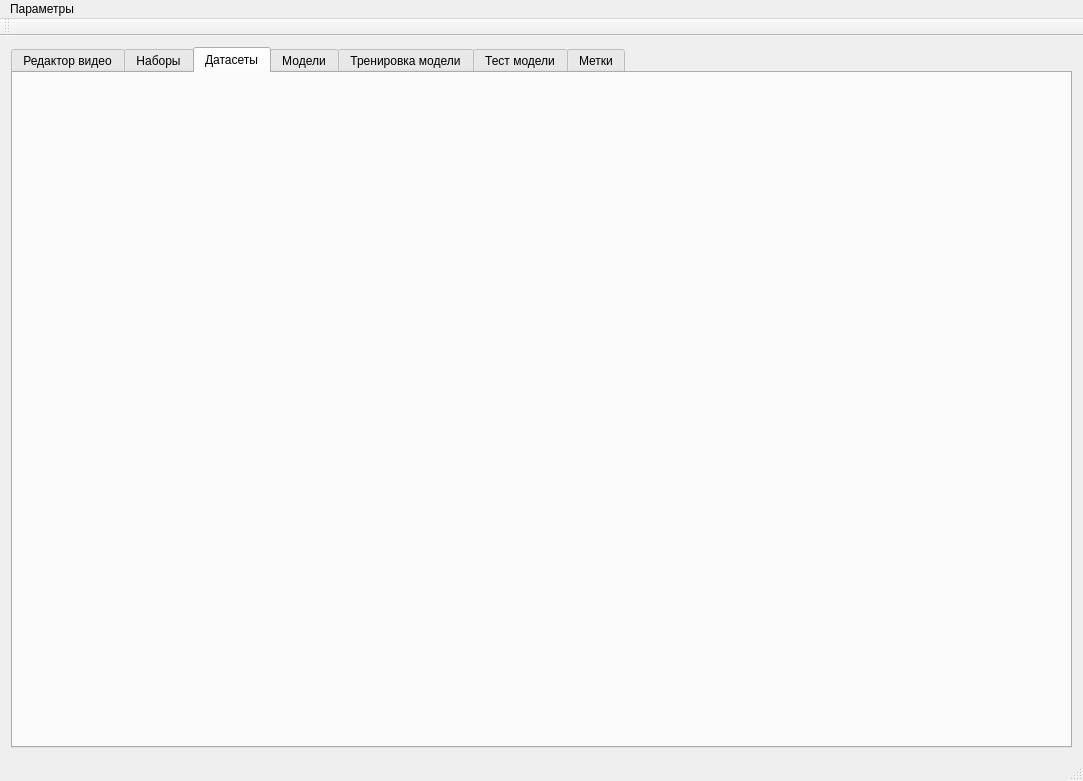
<?xml version="1.0" encoding="UTF-8"?>
<ui version="4.0">
 <class>MainWindow</class>
 <widget class="QMainWindow" name="MainWindow">
  <property name="geometry">
   <rect>
    <x>0</x>
    <y>0</y>
    <width>1083</width>
    <height>781</height>
   </rect>
  </property>
  <property name="windowTitle">
   <string>MainWindow</string>
  </property>
  <widget class="QWidget" name="centralWidget">
   <layout class="QGridLayout" name="gridLayout">
    <item row="0" column="0">
     <widget class="QTabWidget" name="tabWidget">
      <property name="enabled">
       <bool>true</bool>
      </property>
      <property name="currentIndex">
       <number>2</number>
      </property>
      <widget class="QWidget" name="videoEditTab">
       <attribute name="title">
        <string>Редактор видео</string>
       </attribute>
       <layout class="QGridLayout" name="gridLayout_2">
        <item row="0" column="0">
         <widget class="QWidget" name="videoEditWidget" native="true"/>
        </item>
       </layout>
      </widget>
      <widget class="QWidget" name="setsTab">
       <attribute name="title">
        <string>Наборы</string>
       </attribute>
       <layout class="QGridLayout" name="gridLayout_3">
        <item row="0" column="0">
         <widget class="QWidget" name="setsWidget" native="true"/>
        </item>
       </layout>
      </widget>
      <widget class="QWidget" name="datasetsTab">
       <attribute name="title">
        <string>Датасеты</string>
       </attribute>
       <layout class="QGridLayout" name="gridLayout_5">
        <item row="0" column="0">
         <widget class="QWidget" name="datasetsWidget" native="true"/>
        </item>
       </layout>
      </widget>
      <widget class="QWidget" name="modelsTab">
       <attribute name="title">
        <string>Модели</string>
       </attribute>
      </widget>
      <widget class="QWidget" name="trainModelTab">
       <attribute name="title">
        <string>Тренировка модели</string>
       </attribute>
      </widget>
      <widget class="QWidget" name="testModelTab">
       <attribute name="title">
        <string>Тест модели</string>
       </attribute>
      </widget>
      <widget class="QWidget" name="labelsBaseTab">
       <attribute name="title">
        <string>Метки</string>
       </attribute>
       <layout class="QGridLayout" name="gridLayout_4">
        <item row="0" column="0">
         <widget class="QWidget" name="labelsBaseWidget" native="true"/>
        </item>
       </layout>
      </widget>
     </widget>
    </item>
   </layout>
  </widget>
  <widget class="QMenuBar" name="menuBar">
   <property name="geometry">
    <rect>
     <x>0</x>
     <y>0</y>
     <width>1083</width>
     <height>22</height>
    </rect>
   </property>
   <widget class="QMenu" name="menu">
    <property name="title">
     <string>Параметры</string>
    </property>
    <addaction name="actionPath"/>
   </widget>
   <addaction name="menu"/>
  </widget>
  <widget class="QToolBar" name="mainToolBar">
   <attribute name="toolBarArea">
    <enum>TopToolBarArea</enum>
   </attribute>
   <attribute name="toolBarBreak">
    <bool>false</bool>
   </attribute>
  </widget>
  <widget class="QStatusBar" name="statusBar"/>
  <action name="actionPath">
   <property name="text">
    <string>Рабочий каталог</string>
   </property>
  </action>
 </widget>
 <layoutdefault spacing="6" margin="11"/>
 <resources/>
 <connections/>
</ui>
